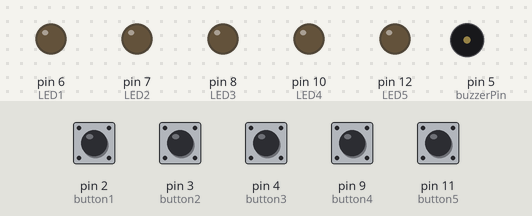
Recording of a sketch running on a simulated Arduino Uno, built with avr-gcc and run on an emulated ATmega328P. Shown: output pins drawn as LEDs (lit = HIGH), buzzer (waves = sounding). Dashed ring = blinking. Inputs (shaded band) come from the test bench; at power-on: pin 2 (button1), pin 3 (button2), pin 4 (button3), pin 9 (button4), pin 11 (button5) HIGH. Pins used as bus, display or sensor lines are not drawn.

Above: at 1.2 s.
1.3 s: pin 9 (button4) pulled LOW for 0.15 s
At 1.4 s:
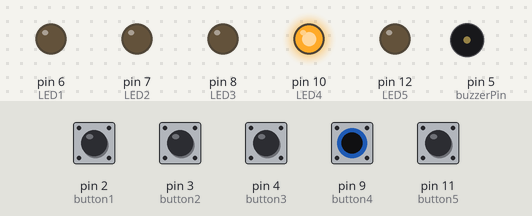
3.0 s: pin 2 (button1) pulled LOW for 0.15 s
At 4.6 s:
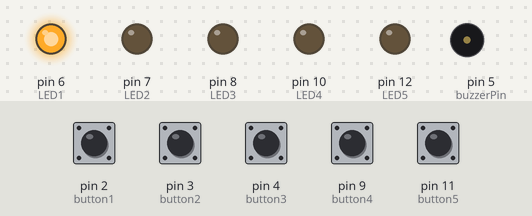
4.9 s: pin 9 (button4) pulled LOW for 1 s
At 7.1 s:
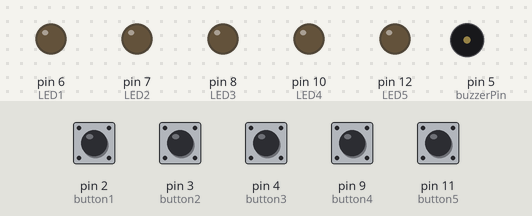
7.4 s: pin 3 (button2) pulled LOW for 0.15 s
At 9.0 s:
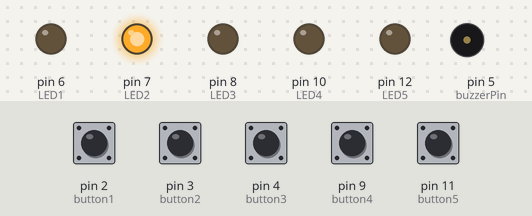
9.3 s: pin 2 (button1) driven LOW and pin 9 (button4) driven LOW
At 9.72 s:
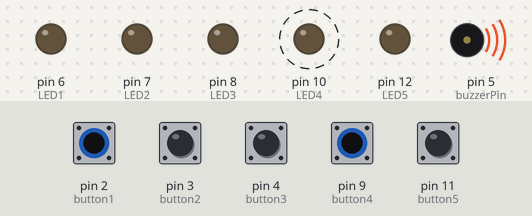
12.3 s: pin 4 (button3) pulled LOW for 1 s
At 13.11 s:
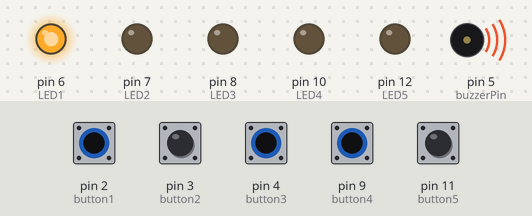
Timing chart, 0 to 16.3 s (numbered marks = the images above; inputs shaded):
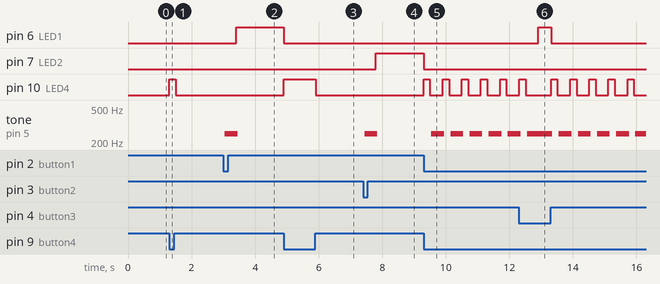

Measured:
- after the input at 1.3 s, pin 10 (LED4): LOW → HIGH at once, → LOW 0.20 s later
- after the input at 3.0 s, pin 6 (LED1): LOW → HIGH after 0.40 s; tone on pin 5 (buzzerPin): silent → 249 Hz after 0.05 s, → silent 0.40 s later
- after the input at 4.9 s, pin 6 (LED1): HIGH → LOW at once; pin 10 (LED4): LOW → HIGH at once, → LOW 1.0 s later
- after the input at 7.4 s, pin 7 (LED2): LOW → HIGH after 0.40 s; tone on pin 5 (buzzerPin): silent → 249 Hz after 0.05 s, → silent 0.40 s later
- after the input at 9.3 s, pin 7 (LED2): HIGH → LOW at once; pin 10 (LED4): alternates HIGH for 0.20 s and LOW for 0.40 s, starting at once; tone on pin 5 (buzzerPin): alternates 249 Hz for 0.40 s and silent for 0.20 s, starting after 0.25 s
- after the input at 12.3 s, pin 6 (LED1): LOW → HIGH after 0.61 s, → LOW 0.40 s later

The sketch:

Quiz_Buzzer_System.ino
```cpp
/**********************************
 * name:Building a Quiz Buzzer System
 * function: first press button 4 to start. If you press button 1 first, you will see the corresponding LED light up and the buzzer will beep. Then press button 4 again to reset before you press other buttons.
 **********************************/

// all button
#define button1 2  //the number of the button 1
#define button2 3  //button2 attach to
#define button3 4  //button3 attach to
#define button4 9  //button4 attach to
#define button5 11  //************************
// all led
#define buzzerPin 5  //the buzzer attach to
#define LED1 6  //LED 1attach to
#define LED2 7  //LED2attach to
#define LED3 8  //LED3 attach to
#define LED4 10  //LED4 attach to
#define LED5 12  // *******************

#define uint8 unsigned char
uint8 flag = 0;  //used to indicate the state of button4 key
uint8 b1State,b2State,b3State,b5State,b4State = 0;

void setup()
{
  //initialize buzzer,LED1, LED2, LED3 and LED4 as output
  pinMode(buzzerPin, OUTPUT);
  pinMode(LED1, OUTPUT);
  pinMode(LED2, OUTPUT);
  pinMode(LED3, OUTPUT);
  pinMode(LED4, OUTPUT);
  pinMode(LED5, OUTPUT);
  //initialize button1,button2 andbutton3 as input,combined with pullup
  pinMode(button1, INPUT_PULLUP);
  pinMode(button2, INPUT_PULLUP);
  pinMode(button3, INPUT_PULLUP);
  pinMode(button4, INPUT_PULLUP);
  pinMode(button5, INPUT_PULLUP);
  //turn all the led off
  digitalWrite(LED1, LOW);
  digitalWrite(LED2, LOW);
  digitalWrite(LED3, LOW);
  digitalWrite(LED4, LOW);
  digitalWrite(LED5, LOW);

}
void loop()
{
  //turn all the led off
  digitalWrite(LED1, LOW);
  digitalWrite(LED2, LOW);
  digitalWrite(LED3, LOW);
  digitalWrite(LED4, LOW);
  digitalWrite(LED5, LOW);

  //read the state of the button4
  b4State = digitalRead(button4);
  //when button4 pressed
  if(b4State == 0)
  {
    if(b4State == 0)  //confirm that the button4 is pressed
    {
      flag = 1;  //if so,flag is 1
      digitalWrite(LED4, HIGH);  //turn the host LED on
      delay(200);
    }
  }
  if(1 == flag)
  {
    //read the state of the button of buttons
    b1State = digitalRead(button1);
    b2State = digitalRead(button2);
    b3State = digitalRead(button3);
    b5State = digitalRead(button5);

    //If the button1 press the first
    if(b1State == 0)
    {
      flag = 0;
      digitalWrite(LED4, LOW);
      Alarm();  //buzzer sound
      digitalWrite(LED1,HIGH);  //turn the LED1 on only
      digitalWrite(LED2,LOW);
      digitalWrite(LED3,LOW);
      digitalWrite(LED5,LOW);
      while(digitalRead(button4));  //detect the button4,if pressed,out of the while loop
    }
    //If the button2 press the first
    if(b2State == 0)
    {
      flag = 0;
      digitalWrite(LED4, LOW);
      Alarm();
      digitalWrite(LED1,LOW);
      digitalWrite(LED2,HIGH);
      digitalWrite(LED3,LOW);
      digitalWrite(LED5,LOW);
      while(digitalRead(button4));
    }
    //If the button3 press the first
    if(b3State == 0)
    {
      flag = 0;
      digitalWrite(LED4, LOW);
      Alarm();
      digitalWrite(LED1,LOW);
      digitalWrite(LED2,LOW);
      digitalWrite(LED3,HIGH);
      digitalWrite(LED5,LOW);
      while(digitalRead(button4));
    }
    //If the button3 press the first
    if(b5State == 0)
    {
      flag = 0;
      digitalWrite(LED4, LOW);
      Alarm();
      digitalWrite(LED1,LOW);
      digitalWrite(LED2,LOW);
      digitalWrite(LED3,LOW);
      digitalWrite(LED5,HIGH);
      while(digitalRead(button4));
    }

  }
}
//buzzer sound
void Alarm()
{
  for(int i=0;i<100;i++){
    digitalWrite(buzzerPin,HIGH); //the buzzer sound
    delay(2);
    digitalWrite(buzzerPin,LOW);  //without sound
    delay(2);                     //when delay time changed,the frequency changed
  }
}
```
